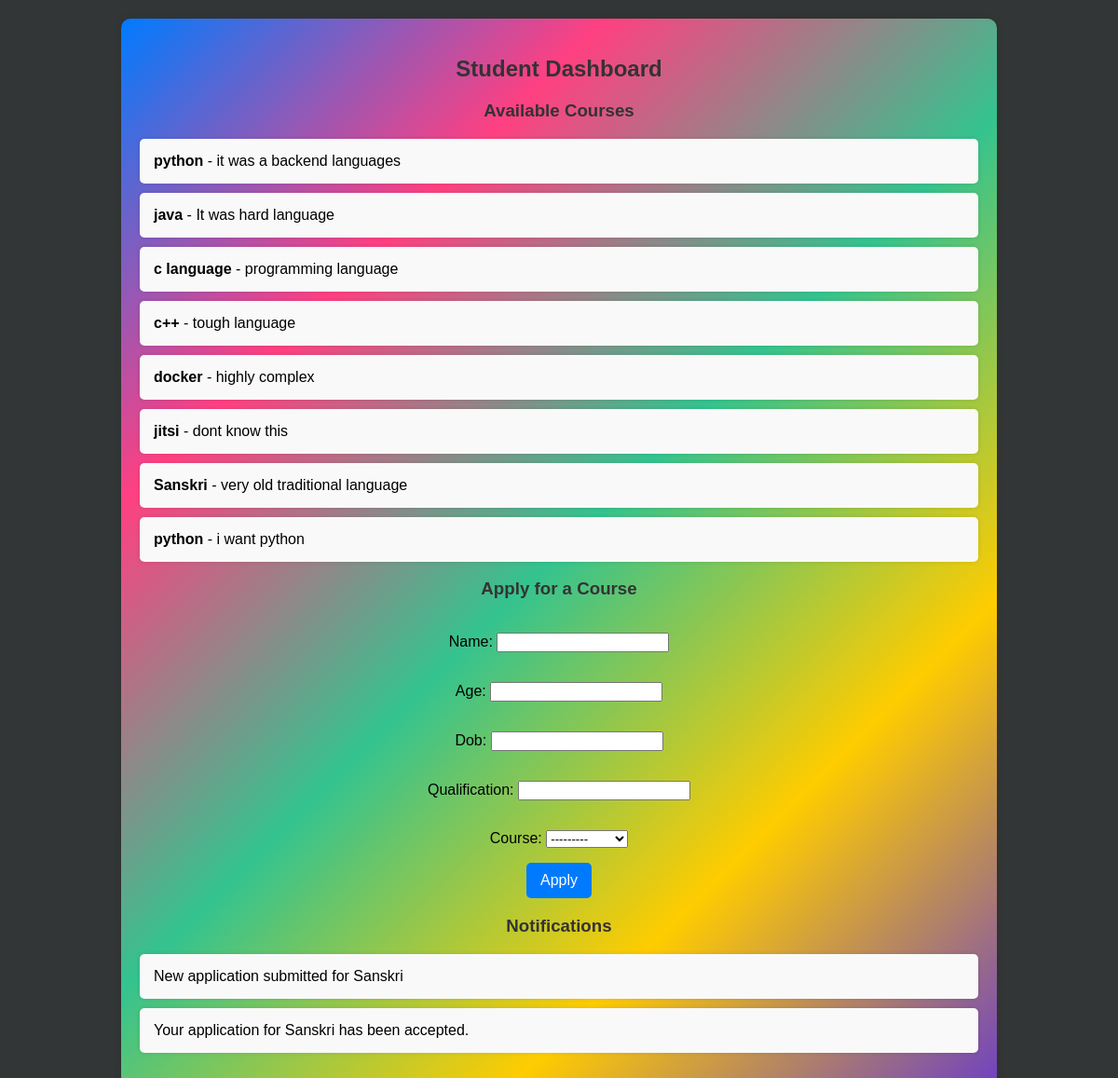
Page /student/dashboard/ (signed in) on the committed database.
### admissions/models.py (models this page shows, shortened)
class Course(models.Model):
    title = models.CharField(max_length=100)
    description = models.TextField()
    def __str__(self):
        return self.title

class Notification(models.Model):
    student = models.ForeignKey(Student, on_delete=models.CASCADE)
    message = models.TextField()
    created_at = models.DateTimeField(auto_now_add=True)
    read = models.BooleanField(default=False)

### admissions/views.py (the view)
# urls.py: path('student/dashboard/', views.student_dashboard, name='student_dashboard'),
@login_required
def student_dashboard(request):
    try:
        student = request.user.student
    except Student.DoesNotExist:
        student = Student.objects.create(user=request.user)
    notifications = Notification.objects.filter(student=student)
    courses = Course.objects.all()
    if request.method == 'POST':
        print("Received a POST request to submit the course application form.")
        form = CourseApplicationForm(request.POST)
        if form.is_valid():
            application = form.save(commit=False)
            application.student = student
            application.save()
            Notification.objects.create(
                student=student,
                message=f"New application submitted for {application.course.title}"
            )
            print("Form data saved successfully:", form.cleaned_data)
            return redirect('student_dashboard')
        else:
            print("Form errors:", form.errors)
    else:
        form = CourseApplicationForm()
    admin_group = get_object_or_404(Group, name='admin')
    return render(request, 'student_dashboard.html', {'courses': courses, 'notifications': notifications, 'form': form})

### admissions/forms.py
class CourseApplicationForm(forms.ModelForm):
    class Meta:
        model = CourseApplication
        fields = ['name', 'age', 'dob', 'qualification', 'course']

### admissions/templates/student_dashboard.html (shortened to what this page needs)
<!DOCTYPE html>
<html lang="en">
<head>
</head>
<body>
    <div class="container">
        <h2>Student Dashboard</h2>
        <h3>Available Courses</h3>
        <ul>
            {% for course in courses %}
                <li>
                    <strong>{{ course.title }}</strong> - {{ course.description }}
                </li>
            {% endfor %}
        </ul>
        <h3>Apply for a Course</h3>
        <form method="post">
            {{ form.as_p }}
            <button type="submit">Apply</button>
        </form>
        <h3>Notifications</h3>
        <ul>
            {% for notification in notifications %}
                <li>{{ notification.message }}</li>
            {% endfor %}
        </ul>
    </div>
</body>
</html>

### admissions/templates/student_dashboard.html (style rules this page uses)
body { font-family: 'Arial', sans-serif; background-color: #333636; margin: 0; padding: 20px; }
.container { max-width: 900px; margin: 0 auto; background: linear-gradient(135deg, #007bff, #ff4081, #34c38f, #ffcc00, #6f42c1); padding: 20px; border-radius: 10px; box-shadow: 0 0 10px rgba(0, 0, 0, 0.1); }
h2, h3 { color: #333; text-align: center; }
ul { list-style: none; padding: 0; }
li { background: #f9f9f9; margin: 10px 0; padding: 15px; border-radius: 5px; box-shadow: 0 0 5px rgba(0, 0, 0, 0.1); }
form { display: flex; flex-direction: column; align-items: center; margin-top: 20px; }
button { padding: 10px 15px; font-size: 1em; border: none; border-radius: 5px; cursor: pointer; background-color: #007bff; color: white; transition: background-color 0.3s; }

### rows in the picture
Course: title "python", description "it was a backend languages"
Course: title "java", description "It was hard language"
Course: title "c language", description "programming language"
Course: title "c++", description "tough language"
Course: title "docker", description "highly complex"
Course: title "jitsi", description "dont know this"
Course: title "Sanskri", description "very old traditional language"
Course: title "python", description "i want python"
Notification: message "New application submitted for Sanskri"
Notification: message "Your application for Sanskri has been accepted."
